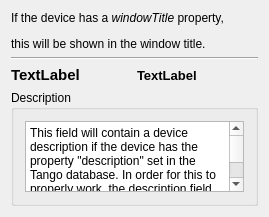
<?xml version="1.0" encoding="UTF-8"?>
<ui version="4.0">
 <class>Widget</class>
 <widget class="QWidget" name="Widget">
  <property name="geometry">
   <rect>
    <x>0</x>
    <y>0</y>
    <width>269</width>
    <height>217</height>
   </rect>
  </property>
  <property name="windowTitle">
   <string>Widget</string>
  </property>
  <layout class="QGridLayout" name="gridLayout">
   <item row="1" column="0" colspan="2">
    <widget class="Line" name="line">
     <property name="orientation">
      <enum>Qt::Horizontal</enum>
     </property>
    </widget>
   </item>
   <item row="2" column="0">
    <widget class="QLabel" name="lPropName">
     <property name="font">
      <font>
       <pointsize>11</pointsize>
       <weight>75</weight>
       <bold>true</bold>
      </font>
     </property>
     <property name="text">
      <string>TextLabel</string>
     </property>
    </widget>
   </item>
   <item row="0" column="0" colspan="2">
    <widget class="QLabel" name="label">
     <property name="text">
      <string>&lt;html&gt;&lt;head/&gt;&lt;body&gt;&lt;p&gt;If the device has a&lt;span style=&quot; font-style:italic;&quot;&gt; windowTitle&lt;/span&gt; property,&lt;/p&gt;&lt;p&gt;this will be shown in the window title.&lt;/p&gt;&lt;/body&gt;&lt;/html&gt;</string>
     </property>
    </widget>
   </item>
   <item row="2" column="1">
    <widget class="QLabel" name="lPropValue">
     <property name="font">
      <font>
       <pointsize>10</pointsize>
       <weight>75</weight>
       <bold>true</bold>
      </font>
     </property>
     <property name="text">
      <string>TextLabel</string>
     </property>
    </widget>
   </item>
   <item row="3" column="0" colspan="2">
    <widget class="QGroupBox" name="groupBox">
     <property name="sizePolicy">
      <sizepolicy hsizetype="Preferred" vsizetype="Preferred">
       <horstretch>0</horstretch>
       <verstretch>1</verstretch>
      </sizepolicy>
     </property>
     <property name="title">
      <string>Description</string>
     </property>
     <layout class="QVBoxLayout" name="verticalLayout">
      <item>
       <widget class="QTextEdit" name="textEdit">
        <property name="html">
         <string>&lt;!DOCTYPE HTML PUBLIC &quot;-//W3C//DTD HTML 4.0//EN&quot; &quot;http://www.w3.org/TR/REC-html40/strict.dtd&quot;&gt;
&lt;html&gt;&lt;head&gt;&lt;meta name=&quot;qrichtext&quot; content=&quot;1&quot; /&gt;&lt;style type=&quot;text/css&quot;&gt;
p, li { white-space: pre-wrap; }
&lt;/style&gt;&lt;/head&gt;&lt;body style=&quot; font-family:'Sans Serif'; font-size:9pt; font-weight:400; font-style:normal;&quot;&gt;
&lt;p style=&quot; margin-top:0px; margin-bottom:0px; margin-left:0px; margin-right:0px; -qt-block-indent:0; text-indent:0px;&quot;&gt;This field will contain a device description if the device has the property &amp;quot;description&amp;quot; set in the Tango database. In order for this to properly work, the description field must be in a single line. Multiple lines are interpreted as lists of property values.&lt;/p&gt;&lt;/body&gt;&lt;/html&gt;</string>
        </property>
       </widget>
      </item>
     </layout>
    </widget>
   </item>
  </layout>
 </widget>
 <layoutdefault spacing="6" margin="11"/>
 <resources/>
 <connections/>
</ui>
